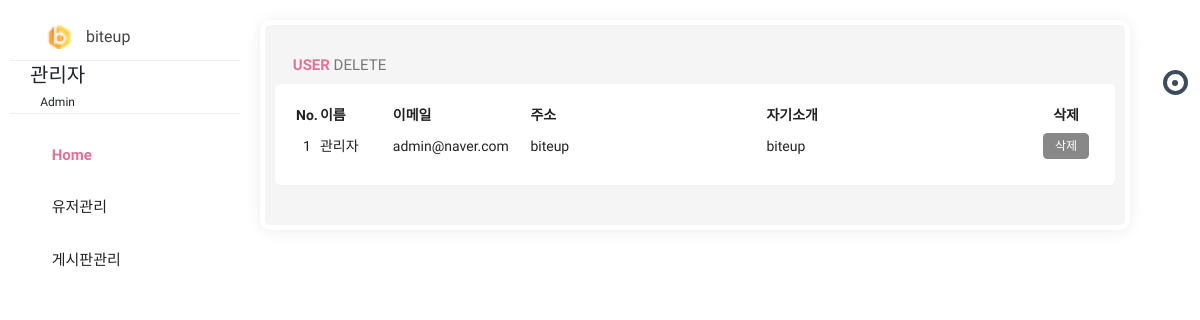
Before: /admin/list (signed in) with the older database file.
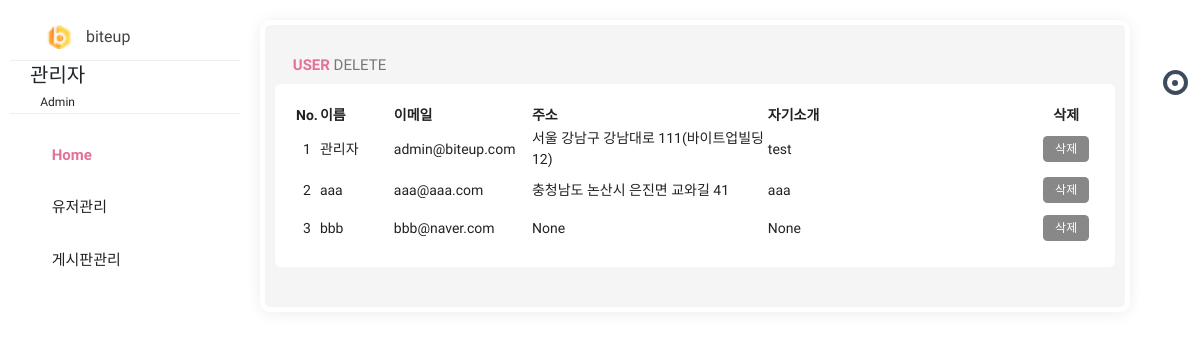
After: the same page with the newer database file.
### pybo/models.py (models this page shows)
class User(db.Model):
    id = db.Column(db.Integer, primary_key=True)
    username = db.Column(db.String(150), unique=True, nullable=False)
    password = db.Column(db.String(200), nullable=False)
    email = db.Column(db.String(120), unique=True, nullable=False)
    passwd_answer = db.Column(db.String(200), unique=True, nullable=False)
    location = db.Column(db.String(64), nullable=False)
    about_me = db.Column(db.Text(), nullable=False)

### pybo/views/admin_views.py (the view)
@bp.route('/list', methods=('GET', 'POST'))
@login_required
def _list():
    print("/list")
    user_list = User.query.order_by(User.id.asc())
    return render_template('admin/admin_list.html', user_list=user_list)

### pybo/views/auth_views.py (called while the page is built)
@bp.before_app_request
def load_logged_in_user():
    user_id = session.get('user_id')
    if user_id is None:
        g.user = None
    else:
        g.user = User.query.get(user_id)

def login_required(view):
    @functools.wraps(view)
    def wrapped_view(**kwargs):
        if g.user is None:
            return redirect(url_for('auth.login'))
        return view(**kwargs)
    return wrapped_view

### pybo/templates/admin/admin_list.html (shortened to what this page needs)
{% extends 'admin.html' %}
{% block content %}
<div class="row clearfix">
    <div class="col-lg-12">
        <div class="card">
            <div class="header">
                <h2><strong><i class="zmdi zmdi-chart"></i> user </strong> delete</h2>
            </div>
            <div class="body">
                <table class="table_user">
                    <thead>
                    <tr>
                        <th class="td_id">No.</th>
                        <th>이름</th>
                        <th>이메일</th>
                        <th>주소</th>
                        <th>자기소개</th>
                        <th class="td_delete">삭제</th>
                    </tr>
                    </thead>
                    <tbody>
                    {% for user in user_list %}
                    <tr>
                        <td class="td_id">{{ user.id }}</td>
                        <td class="td_username">{{ user.username }}</td>
                        <td class="td_email">{{ user.email }}</td>
                        <td class="td_location">{{ user.location }}</td>
                        <td class="td_about_me">{{ user.about_me }}</td>
                        <td class="td_delete">
                            <a href="{{ url_for('admin.user_delete', user_id=user.id) }}" class="delete btn btn-sm btn-outline-secondary">삭제</a>
                        </td>
                    </tr>
                    {% endfor %}
                    </tbody>
                </table>
            </div>
        </div>
    </div>
</div>
{% endblock %}

### pybo/templates/admin.html (shortened to what this page needs)
<!doctype html>
<html class="no-js " lang="en">
<head>
    <link rel="stylesheet" href="{{ url_for('static', filename='css/bootstrap.min.css') }}"/>
    <link rel="stylesheet" href="{{ url_for('static', filename='css/jquery-jvectormap-2.0.3.min.css') }}"/>
    <link rel="stylesheet" href="{{ url_for('static', filename='css/plugin.css') }}"/>
    <link rel="stylesheet" href="{{ url_for('static', filename='css/morris.min.css') }}"/>
    <link rel="stylesheet" href="{{ url_for('static', filename='css/style.min.css') }}"/>
    <link rel="stylesheet" href="{{ url_for('static', filename='/admin_style.css') }}"/>
</head>
<body class="theme-blush">
<div class="navbar-right">
    <ul class="navbar-nav">
        <li><a href="#search" class="main_search" title="Search..."><i class="zmdi zmdi-search"></i></a></li>
        <li class="dropdown">
            <a href="javascript:void(0);" class="dropdown-toggle" title="Notifications" data-toggle="dropdown"
               role="button"><i class="zmdi zmdi-notifications"></i>
                <div class="notify"><span class="heartbit"></span><span class="point"></span></div>
            </a>
        </li>
        <li><a href="javascript:void(0);" class="js-right-sidebar" title="Setting"><i
                class="zmdi zmdi-settings zmdi-hc-spin"></i></a></li>
        <li><a href="{{ url_for('main.index') }}" class="mega-menu" title="Sign Out"><i class="zmdi zmdi-power"></i></a></li>
    </ul>
</div>
<aside id="leftsidebar" class="sidebar">
    <div class="navbar-brand">
        <button class="btn-menu ls-toggle-btn" type="button"><i class="zmdi zmdi-menu"></i></button>
        <a href="{{ url_for('admin.main') }}">
            <img src="{{ url_for('static', filename='icon.png') }}" width="25" alt="biteup">
            <span class="m-l-10">biteup</span></a>
    </div>
    <div class="menu">
        <ul class="list">
            <li>
                <div class="user-info">
                    <a class="image" href="profile.html"></a>
                    <div class="detail">
                        <h4>{{ g.user.username }}</h4>
                        <small>Admin</small>
                    </div>
                </div>
            </li>
            <li class="active open">
                <a href="{{ url_for('admin.main') }}"><i class="zmdi zmdi-home"></i>
                <span>Home</span>
            </a>
            </li>
            <li>
                <a href="javascript:void(0);" class="menu-toggle">
                    <i class="zmdi zmdi-apps"></i>
                    <span>유저관리</span></a>
            </li>
            <li>
                <a href="javascript:void(0);" class="menu-toggle"><i class="zmdi zmdi-folder"></i>
                    <span>게시판관리</span></a>
            </li>
        </ul>
    </div>
</aside>
<section class="content">
{% block content %}
{% endblock %}
</section>
</body>
</html>

Changed rows visible on the page:
changed User "관리자": email "admin@naver.com" → "admin@biteup.com"; location "biteup" → "서울 강남구 강남대로 111(바이트업빌딩 12)"; about_me "biteup" → "test"
added User: id "2", username "aaa", email "aaa@aaa.com", location "충청남도 논산시 은진면 교와길 41", about_me "aaa"
added User: id "3", username "bbb", email "bbb@naver.com", location "None", about_me "None"
